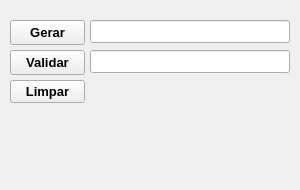
<?xml version="1.0" encoding="UTF-8"?>
<ui version="4.0">
 <class>MainWindow</class>
 <widget class="QMainWindow" name="MainWindow">
  <property name="geometry">
   <rect>
    <x>0</x>
    <y>0</y>
    <width>300</width>
    <height>190</height>
   </rect>
  </property>
  <property name="sizePolicy">
   <sizepolicy hsizetype="Fixed" vsizetype="Fixed">
    <horstretch>0</horstretch>
    <verstretch>0</verstretch>
   </sizepolicy>
  </property>
  <property name="minimumSize">
   <size>
    <width>0</width>
    <height>16</height>
   </size>
  </property>
  <property name="windowTitle">
   <string>Gerador de CPF</string>
  </property>
  <property name="windowIcon">
   <iconset>
    <normaloff>../../../../../Downloads/cof_icon.jpg</normaloff>../../../../../Downloads/cof_icon.jpg</iconset>
  </property>
  <widget class="QWidget" name="centralwidget">
   <widget class="QPushButton" name="btnGer">
    <property name="geometry">
     <rect>
      <x>10</x>
      <y>20</y>
      <width>75</width>
      <height>25</height>
     </rect>
    </property>
    <property name="font">
     <font>
      <family>Segoe UI</family>
      <pointsize>10</pointsize>
      <weight>75</weight>
      <bold>true</bold>
     </font>
    </property>
    <property name="text">
     <string>Gerar</string>
    </property>
   </widget>
   <widget class="QLineEdit" name="showCpfGer">
    <property name="geometry">
     <rect>
      <x>90</x>
      <y>20</y>
      <width>200</width>
      <height>23</height>
     </rect>
    </property>
    <property name="font">
     <font>
      <family>Segoe UI</family>
      <pointsize>10</pointsize>
      <weight>75</weight>
      <bold>true</bold>
     </font>
    </property>
   </widget>
   <widget class="QLabel" name="labelValid">
    <property name="geometry">
     <rect>
      <x>0</x>
      <y>140</y>
      <width>300</width>
      <height>31</height>
     </rect>
    </property>
    <property name="font">
     <font>
      <family>Segoe UI</family>
      <pointsize>10</pointsize>
      <weight>75</weight>
      <bold>true</bold>
     </font>
    </property>
    <property name="contextMenuPolicy">
     <enum>Qt::DefaultContextMenu</enum>
    </property>
    <property name="styleSheet">
     <string notr="true">color:green;</string>
    </property>
    <property name="text">
     <string/>
    </property>
    <property name="alignment">
     <set>Qt::AlignCenter</set>
    </property>
   </widget>
   <widget class="QPushButton" name="btnVld">
    <property name="geometry">
     <rect>
      <x>10</x>
      <y>50</y>
      <width>75</width>
      <height>25</height>
     </rect>
    </property>
    <property name="font">
     <font>
      <family>Segoe UI</family>
      <pointsize>10</pointsize>
      <weight>75</weight>
      <bold>true</bold>
     </font>
    </property>
    <property name="text">
     <string>Validar</string>
    </property>
   </widget>
   <widget class="QLineEdit" name="inputCpfVld">
    <property name="geometry">
     <rect>
      <x>90</x>
      <y>50</y>
      <width>200</width>
      <height>23</height>
     </rect>
    </property>
    <property name="font">
     <font>
      <family>Segoe UI</family>
      <pointsize>10</pointsize>
      <weight>75</weight>
      <bold>true</bold>
     </font>
    </property>
   </widget>
   <widget class="QLabel" name="labelInvalid">
    <property name="geometry">
     <rect>
      <x>0</x>
      <y>140</y>
      <width>300</width>
      <height>31</height>
     </rect>
    </property>
    <property name="font">
     <font>
      <family>Segoe UI</family>
      <pointsize>10</pointsize>
      <weight>75</weight>
      <bold>true</bold>
     </font>
    </property>
    <property name="styleSheet">
     <string notr="true">color:red;</string>
    </property>
    <property name="text">
     <string/>
    </property>
    <property name="alignment">
     <set>Qt::AlignCenter</set>
    </property>
   </widget>
   <widget class="QPushButton" name="btnClear">
    <property name="geometry">
     <rect>
      <x>10</x>
      <y>80</y>
      <width>75</width>
      <height>23</height>
     </rect>
    </property>
    <property name="font">
     <font>
      <family>Segoe UI</family>
      <pointsize>10</pointsize>
      <weight>75</weight>
      <bold>true</bold>
     </font>
    </property>
    <property name="text">
     <string>Limpar</string>
    </property>
   </widget>
  </widget>
 </widget>
 <resources/>
 <connections/>
</ui>
